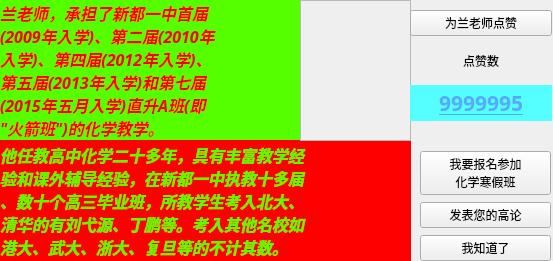
<?xml version="1.0" encoding="UTF-8"?>
<ui version="4.0">
 <class>LanInfo</class>
 <widget class="QMainWindow" name="LanInfo">
  <property name="geometry">
   <rect>
    <x>0</x>
    <y>0</y>
    <width>553</width>
    <height>261</height>
   </rect>
  </property>
  <property name="windowTitle">
   <string>兰老师简介</string>
  </property>
  <property name="windowIcon">
   <iconset resource="pic.qrc">
    <normaloff>:/new/prefix1/001.ico</normaloff>:/new/prefix1/001.ico</iconset>
  </property>
  <widget class="QWidget" name="centralwidget">
   <widget class="QLabel" name="label">
    <property name="geometry">
     <rect>
      <x>0</x>
      <y>0</y>
      <width>301</width>
      <height>141</height>
     </rect>
    </property>
    <property name="palette">
     <palette>
      <active>
       <colorrole role="WindowText">
        <brush brushstyle="SolidPattern">
         <color alpha="255">
          <red>255</red>
          <green>0</green>
          <blue>0</blue>
         </color>
        </brush>
       </colorrole>
       <colorrole role="Button">
        <brush brushstyle="SolidPattern">
         <color alpha="255">
          <red>85</red>
          <green>255</green>
          <blue>0</blue>
         </color>
        </brush>
       </colorrole>
       <colorrole role="Base">
        <brush brushstyle="SolidPattern">
         <color alpha="255">
          <red>85</red>
          <green>255</green>
          <blue>0</blue>
         </color>
        </brush>
       </colorrole>
       <colorrole role="Window">
        <brush brushstyle="SolidPattern">
         <color alpha="255">
          <red>85</red>
          <green>255</green>
          <blue>0</blue>
         </color>
        </brush>
       </colorrole>
      </active>
      <inactive>
       <colorrole role="WindowText">
        <brush brushstyle="SolidPattern">
         <color alpha="255">
          <red>255</red>
          <green>0</green>
          <blue>0</blue>
         </color>
        </brush>
       </colorrole>
       <colorrole role="Button">
        <brush brushstyle="SolidPattern">
         <color alpha="255">
          <red>85</red>
          <green>255</green>
          <blue>0</blue>
         </color>
        </brush>
       </colorrole>
       <colorrole role="Base">
        <brush brushstyle="SolidPattern">
         <color alpha="255">
          <red>85</red>
          <green>255</green>
          <blue>0</blue>
         </color>
        </brush>
       </colorrole>
       <colorrole role="Window">
        <brush brushstyle="SolidPattern">
         <color alpha="255">
          <red>85</red>
          <green>255</green>
          <blue>0</blue>
         </color>
        </brush>
       </colorrole>
      </inactive>
      <disabled>
       <colorrole role="WindowText">
        <brush brushstyle="SolidPattern">
         <color alpha="255">
          <red>120</red>
          <green>120</green>
          <blue>120</blue>
         </color>
        </brush>
       </colorrole>
       <colorrole role="Button">
        <brush brushstyle="SolidPattern">
         <color alpha="255">
          <red>85</red>
          <green>255</green>
          <blue>0</blue>
         </color>
        </brush>
       </colorrole>
       <colorrole role="Base">
        <brush brushstyle="SolidPattern">
         <color alpha="255">
          <red>85</red>
          <green>255</green>
          <blue>0</blue>
         </color>
        </brush>
       </colorrole>
       <colorrole role="Window">
        <brush brushstyle="SolidPattern">
         <color alpha="255">
          <red>85</red>
          <green>255</green>
          <blue>0</blue>
         </color>
        </brush>
       </colorrole>
      </disabled>
     </palette>
    </property>
    <property name="font">
     <font>
      <family>幼圆</family>
      <pointsize>12</pointsize>
      <weight>75</weight>
      <italic>true</italic>
      <bold>true</bold>
     </font>
    </property>
    <property name="styleSheet">
     <string notr="true">background-color: rgb(85, 255, 0);</string>
    </property>
    <property name="text">
     <string>兰老师，承担了新都一中首届
(2009年入学)、第二届(2010年
入学)、第四届(2012年入学)、
第五届(2013年入学)和第七届
(2015年五月入学)直升A班(即
&quot;火箭班&quot;)的化学教学。</string>
    </property>
   </widget>
   <widget class="QLabel" name="label_2">
    <property name="geometry">
     <rect>
      <x>0</x>
      <y>140</y>
      <width>411</width>
      <height>121</height>
     </rect>
    </property>
    <property name="palette">
     <palette>
      <active>
       <colorrole role="WindowText">
        <brush brushstyle="SolidPattern">
         <color alpha="255">
          <red>85</red>
          <green>255</green>
          <blue>0</blue>
         </color>
        </brush>
       </colorrole>
       <colorrole role="Button">
        <brush brushstyle="SolidPattern">
         <color alpha="255">
          <red>255</red>
          <green>0</green>
          <blue>0</blue>
         </color>
        </brush>
       </colorrole>
       <colorrole role="Base">
        <brush brushstyle="SolidPattern">
         <color alpha="255">
          <red>255</red>
          <green>0</green>
          <blue>0</blue>
         </color>
        </brush>
       </colorrole>
       <colorrole role="Window">
        <brush brushstyle="SolidPattern">
         <color alpha="255">
          <red>255</red>
          <green>0</green>
          <blue>0</blue>
         </color>
        </brush>
       </colorrole>
      </active>
      <inactive>
       <colorrole role="WindowText">
        <brush brushstyle="SolidPattern">
         <color alpha="255">
          <red>85</red>
          <green>255</green>
          <blue>0</blue>
         </color>
        </brush>
       </colorrole>
       <colorrole role="Button">
        <brush brushstyle="SolidPattern">
         <color alpha="255">
          <red>255</red>
          <green>0</green>
          <blue>0</blue>
         </color>
        </brush>
       </colorrole>
       <colorrole role="Base">
        <brush brushstyle="SolidPattern">
         <color alpha="255">
          <red>255</red>
          <green>0</green>
          <blue>0</blue>
         </color>
        </brush>
       </colorrole>
       <colorrole role="Window">
        <brush brushstyle="SolidPattern">
         <color alpha="255">
          <red>255</red>
          <green>0</green>
          <blue>0</blue>
         </color>
        </brush>
       </colorrole>
      </inactive>
      <disabled>
       <colorrole role="WindowText">
        <brush brushstyle="SolidPattern">
         <color alpha="255">
          <red>120</red>
          <green>120</green>
          <blue>120</blue>
         </color>
        </brush>
       </colorrole>
       <colorrole role="Button">
        <brush brushstyle="SolidPattern">
         <color alpha="255">
          <red>255</red>
          <green>0</green>
          <blue>0</blue>
         </color>
        </brush>
       </colorrole>
       <colorrole role="Base">
        <brush brushstyle="SolidPattern">
         <color alpha="255">
          <red>255</red>
          <green>0</green>
          <blue>0</blue>
         </color>
        </brush>
       </colorrole>
       <colorrole role="Window">
        <brush brushstyle="SolidPattern">
         <color alpha="255">
          <red>255</red>
          <green>0</green>
          <blue>0</blue>
         </color>
        </brush>
       </colorrole>
      </disabled>
     </palette>
    </property>
    <property name="font">
     <font>
      <family>幼圆</family>
      <pointsize>12</pointsize>
      <weight>75</weight>
      <italic>true</italic>
      <bold>true</bold>
     </font>
    </property>
    <property name="styleSheet">
     <string notr="true">background-color: rgb(255, 0, 0);</string>
    </property>
    <property name="text">
     <string>他任教高中化学二十多年，具有丰富教学经
验和课外辅导经验，在新都一中执教十多届
、数十个高三毕业班，所教学生考入北大、
清华的有刘弋源、丁鹏等。考入其他名校如
港大、武大、浙大、复旦等的不计其数。</string>
    </property>
   </widget>
   <widget class="QFrame" name="frame">
    <property name="geometry">
     <rect>
      <x>300</x>
      <y>0</y>
      <width>111</width>
      <height>141</height>
     </rect>
    </property>
    <property name="styleSheet">
     <string notr="true">border-image: url(:/new/prefix1/lj1.jpg);</string>
    </property>
    <property name="frameShape">
     <enum>QFrame::StyledPanel</enum>
    </property>
    <property name="frameShadow">
     <enum>QFrame::Raised</enum>
    </property>
   </widget>
   <widget class="QWidget" name="verticalLayoutWidget">
    <property name="geometry">
     <rect>
      <x>410</x>
      <y>10</y>
      <width>142</width>
      <height>111</height>
     </rect>
    </property>
    <layout class="QVBoxLayout" name="verticalLayout">
     <item>
      <widget class="QPushButton" name="Like">
       <property name="text">
        <string>为兰老师点赞</string>
       </property>
      </widget>
     </item>
     <item>
      <widget class="QLabel" name="label_3">
       <property name="text">
        <string>点赞数</string>
       </property>
       <property name="alignment">
        <set>Qt::AlignCenter</set>
       </property>
       <property name="margin">
        <number>2</number>
       </property>
      </widget>
     </item>
     <item>
      <widget class="QLabel" name="Likes">
       <property name="palette">
        <palette>
         <active>
          <colorrole role="WindowText">
           <brush brushstyle="SolidPattern">
            <color alpha="255">
             <red>85</red>
             <green>170</green>
             <blue>255</blue>
            </color>
           </brush>
          </colorrole>
          <colorrole role="Button">
           <brush brushstyle="SolidPattern">
            <color alpha="255">
             <red>85</red>
             <green>255</green>
             <blue>255</blue>
            </color>
           </brush>
          </colorrole>
          <colorrole role="Base">
           <brush brushstyle="SolidPattern">
            <color alpha="255">
             <red>85</red>
             <green>255</green>
             <blue>255</blue>
            </color>
           </brush>
          </colorrole>
          <colorrole role="Window">
           <brush brushstyle="SolidPattern">
            <color alpha="255">
             <red>85</red>
             <green>255</green>
             <blue>255</blue>
            </color>
           </brush>
          </colorrole>
         </active>
         <inactive>
          <colorrole role="WindowText">
           <brush brushstyle="SolidPattern">
            <color alpha="255">
             <red>85</red>
             <green>170</green>
             <blue>255</blue>
            </color>
           </brush>
          </colorrole>
          <colorrole role="Button">
           <brush brushstyle="SolidPattern">
            <color alpha="255">
             <red>85</red>
             <green>255</green>
             <blue>255</blue>
            </color>
           </brush>
          </colorrole>
          <colorrole role="Base">
           <brush brushstyle="SolidPattern">
            <color alpha="255">
             <red>85</red>
             <green>255</green>
             <blue>255</blue>
            </color>
           </brush>
          </colorrole>
          <colorrole role="Window">
           <brush brushstyle="SolidPattern">
            <color alpha="255">
             <red>85</red>
             <green>255</green>
             <blue>255</blue>
            </color>
           </brush>
          </colorrole>
         </inactive>
         <disabled>
          <colorrole role="WindowText">
           <brush brushstyle="SolidPattern">
            <color alpha="255">
             <red>120</red>
             <green>120</green>
             <blue>120</blue>
            </color>
           </brush>
          </colorrole>
          <colorrole role="Button">
           <brush brushstyle="SolidPattern">
            <color alpha="255">
             <red>85</red>
             <green>255</green>
             <blue>255</blue>
            </color>
           </brush>
          </colorrole>
          <colorrole role="Base">
           <brush brushstyle="SolidPattern">
            <color alpha="255">
             <red>85</red>
             <green>255</green>
             <blue>255</blue>
            </color>
           </brush>
          </colorrole>
          <colorrole role="Window">
           <brush brushstyle="SolidPattern">
            <color alpha="255">
             <red>85</red>
             <green>255</green>
             <blue>255</blue>
            </color>
           </brush>
          </colorrole>
         </disabled>
        </palette>
       </property>
       <property name="font">
        <font>
         <family>微软雅黑</family>
         <pointsize>16</pointsize>
         <weight>75</weight>
         <bold>true</bold>
         <underline>true</underline>
        </font>
       </property>
       <property name="styleSheet">
        <string notr="true">background-color: rgb(85, 255, 255);</string>
       </property>
       <property name="text">
        <string>9999995</string>
       </property>
       <property name="alignment">
        <set>Qt::AlignCenter</set>
       </property>
      </widget>
     </item>
    </layout>
   </widget>
   <widget class="QWidget" name="verticalLayoutWidget_2">
    <property name="geometry">
     <rect>
      <x>420</x>
      <y>150</y>
      <width>131</width>
      <height>113</height>
     </rect>
    </property>
    <layout class="QVBoxLayout" name="verticalLayout_2">
     <item>
      <widget class="QPushButton" name="SignUp">
       <property name="text">
        <string>我要报名参加
化学寒假班</string>
       </property>
      </widget>
     </item>
     <item>
      <widget class="QPushButton" name="Forum">
       <property name="text">
        <string>发表您的高论</string>
       </property>
      </widget>
     </item>
     <item>
      <widget class="QPushButton" name="OK">
       <property name="text">
        <string>我知道了</string>
       </property>
      </widget>
     </item>
    </layout>
   </widget>
  </widget>
 </widget>
 <resources>
  <include location="pic.qrc"/>
 </resources>
 <connections>
  <connection>
   <sender>OK</sender>
   <signal>clicked()</signal>
   <receiver>LanInfo</receiver>
   <slot>close()</slot>
   <hints>
    <hint type="sourcelabel">
     <x>458</x>
     <y>261</y>
    </hint>
    <hint type="destinationlabel">
     <x>415</x>
     <y>232</y>
    </hint>
   </hints>
  </connection>
 </connections>
</ui>
